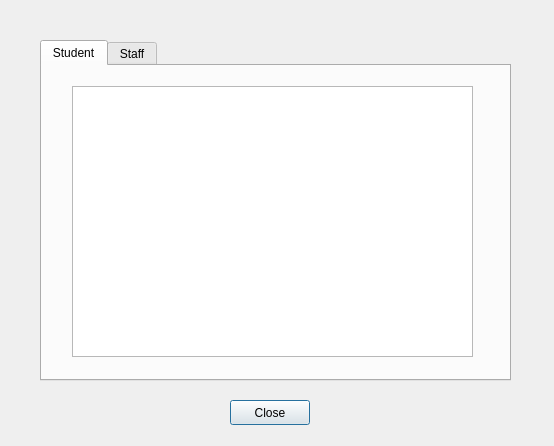
<?xml version="1.0" encoding="UTF-8"?>
<ui version="4.0">
 <class>ShowBalance</class>
 <widget class="QDialog" name="ShowBalance">
  <property name="geometry">
   <rect>
    <x>0</x>
    <y>0</y>
    <width>554</width>
    <height>446</height>
   </rect>
  </property>
  <property name="windowTitle">
   <string>Customer Balance</string>
  </property>
  <widget class="QTabWidget" name="tabWidget">
   <property name="geometry">
    <rect>
     <x>40</x>
     <y>40</y>
     <width>471</width>
     <height>341</height>
    </rect>
   </property>
   <property name="currentIndex">
    <number>0</number>
   </property>
   <widget class="QWidget" name="tab_student">
    <attribute name="title">
     <string>Student</string>
    </attribute>
    <widget class="QTableView" name="tableView_student">
     <property name="geometry">
      <rect>
       <x>30</x>
       <y>20</y>
       <width>401</width>
       <height>271</height>
      </rect>
     </property>
    </widget>
   </widget>
   <widget class="QWidget" name="tab_staff">
    <attribute name="title">
     <string>Staff</string>
    </attribute>
    <widget class="QTableView" name="tableView_staff">
     <property name="geometry">
      <rect>
       <x>30</x>
       <y>20</y>
       <width>401</width>
       <height>271</height>
      </rect>
     </property>
    </widget>
   </widget>
  </widget>
  <widget class="QPushButton" name="pushButton_close">
   <property name="geometry">
    <rect>
     <x>230</x>
     <y>400</y>
     <width>80</width>
     <height>25</height>
    </rect>
   </property>
   <property name="text">
    <string>Close</string>
   </property>
  </widget>
 </widget>
 <resources/>
 <connections/>
</ui>
